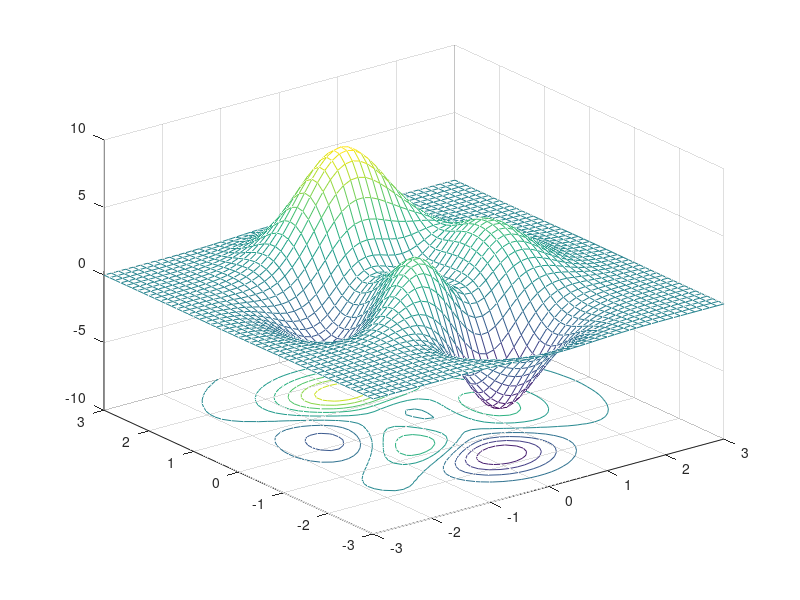
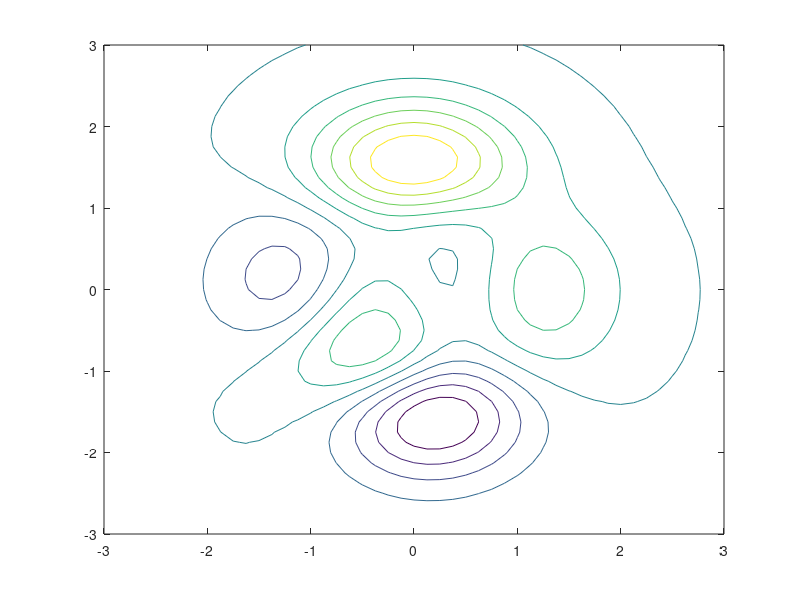

Write the MATLAB code that produced these figures, in order.
%% H synarthsh peaks einai h 
%% f(x,y)=z =  3*(1-x).^2.*exp(-(x.^2) - (y+1).^2) ... 
%% - 10*(x/5 - x.^3 - y.^5).*exp(-x.^2-y.^2) ... 
%% - 1/3*exp(-(x+1).^2 - y.^2) 

[X,Y] = meshgrid(-3:.125:3);
Z = peaks(X,Y);
figure(1)
meshc(X,Y,Z);
figure(2)

contour(X,Y,Z);
axis([-3 3 -3 3 -10 10])
